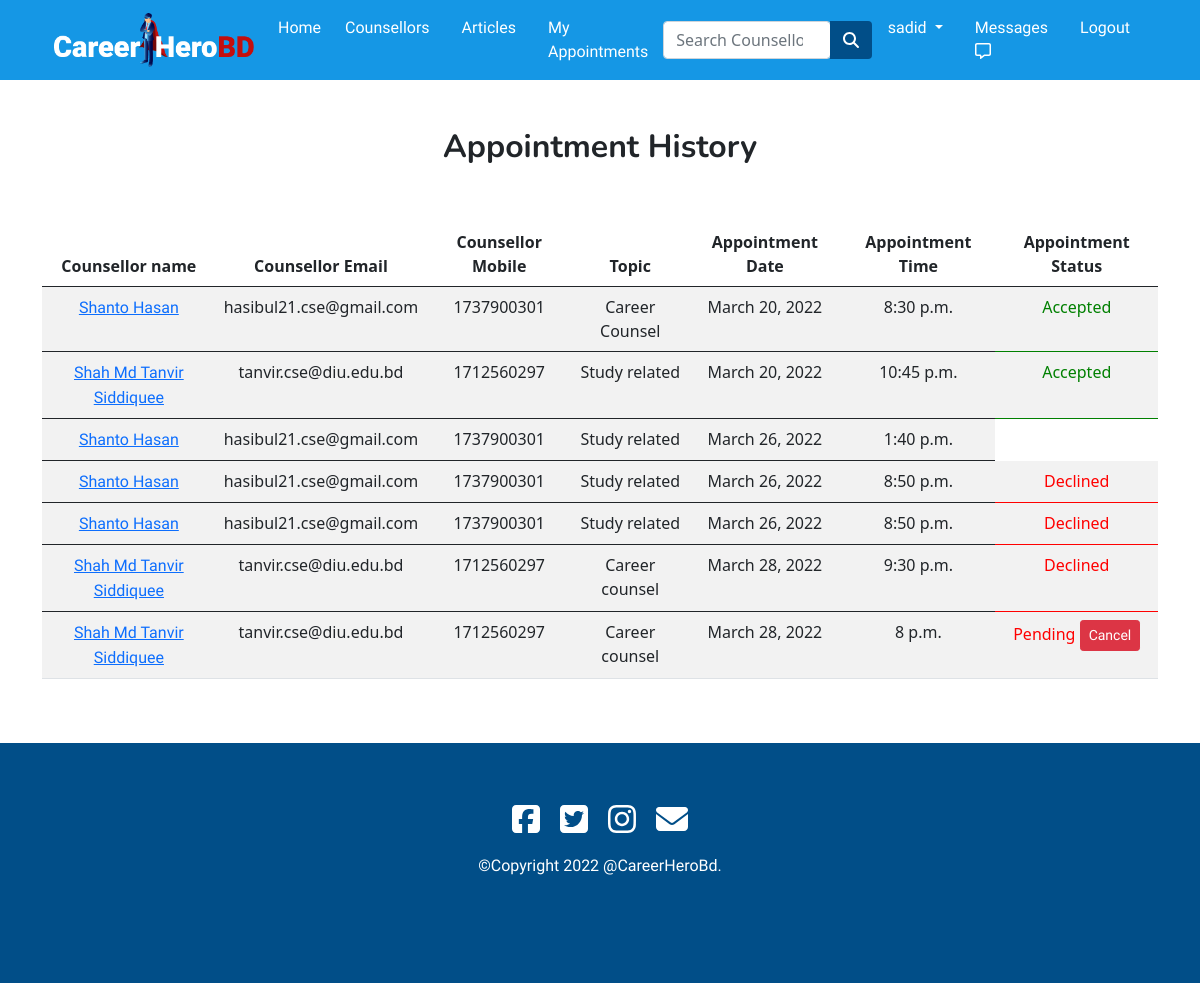
/appointment/ (signed in), run on an earlier commit of the app's database.
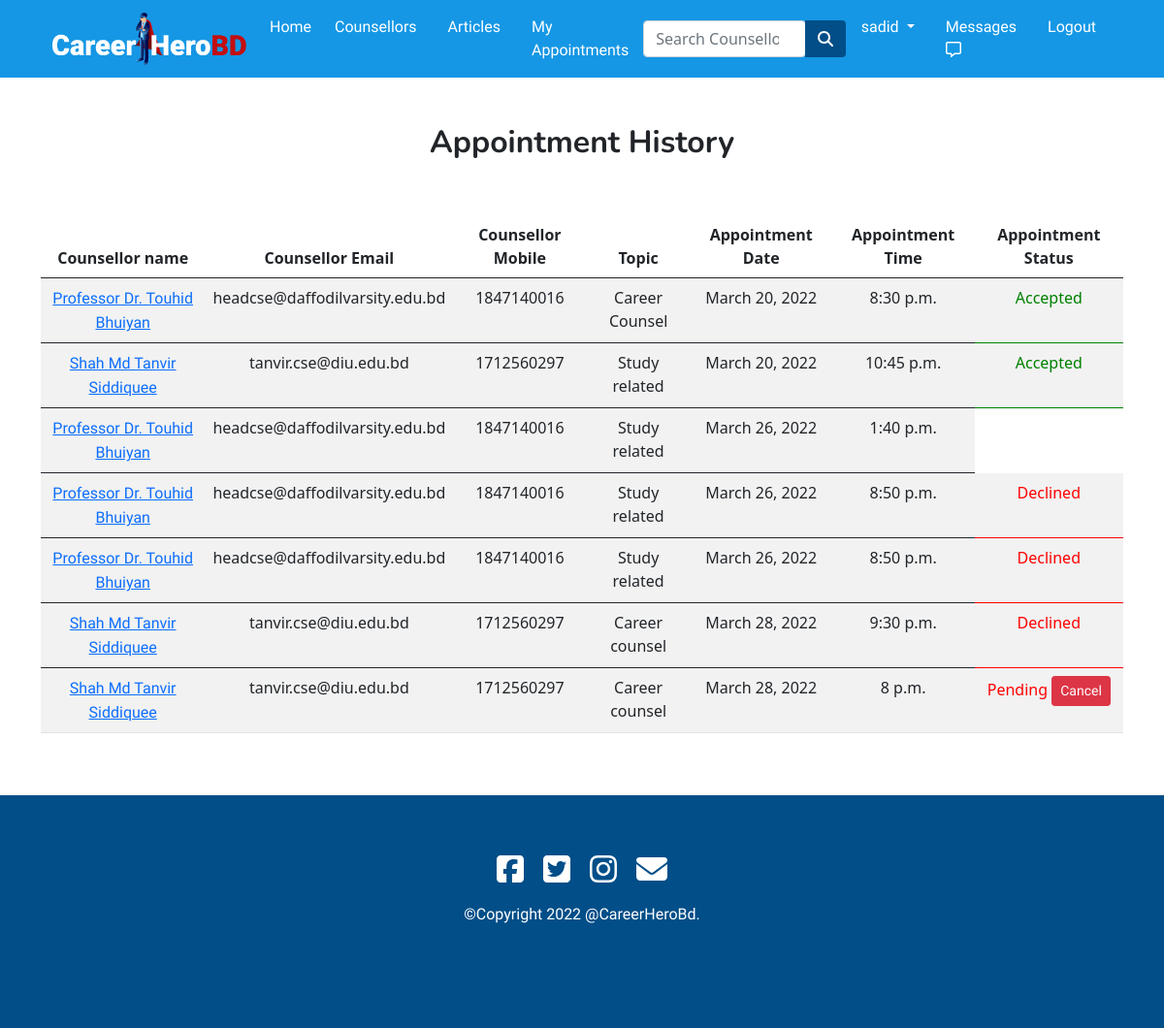
And on a later commit of the database.
### app/models.py (models this page shows, shortened)
class User(AbstractUser):
  is_counselor= models.BooleanField(default=False)
  is_student = models.BooleanField(default=False)

class Appoinment(models.Model):
  req_user=models.ForeignKey(Student,on_delete=models.CASCADE,blank=True,null=True)
  accept_user=models.ForeignKey(Counselor,on_delete=models.CASCADE,blank=True,null=True)
  topics = models.CharField(max_length=200,blank=True,null=True)
  appoinment_date=models.DateField()
  appoinment_time = models.TimeField()
  appoinment_status = models.CharField(max_length=20,default="Pending")

class Counselor(models.Model):
  user = models.ForeignKey(settings.AUTH_USER_MODEL,on_delete=models.CASCADE)
  name=models.CharField(max_length=30,blank=True,null=True)
  email = models.EmailField(max_length=40,blank=True,null=True)
  mobile = models.IntegerField(blank=True,null=True)
  image = models.ImageField(upload_to='images/',null=True,blank=True)
  designation = models.CharField(max_length=30,blank=True,null=True)
  institute = models.CharField(max_length=300,blank=True,null=True)
  category = models.CharField(max_length=50,choices=CATEGORIES,null=True,blank=True)
  address = models.CharField(max_length=100,blank=True,null=True)
  counselling_experience = models.IntegerField(blank=True,null=True)
  description = models.TextField(max_length=2000,blank=True,null=True)
  per_session_fee = models.IntegerField(blank=True,null=True)
  counselling_day=models.CharField(max_length=100,null=True,blank=True)
  counselling_time=models.CharField(max_length=100,null=True,blank=True)

### app/views.py (the view)
# urls.py: path('appointment/',views.appoinment,name="appointment"),
def appoinment(request):
  if request.user.is_student:
    stu_apn = Appoinment.objects.all()
    return render(request, 'app/appoinments.html',{'stu_apn':stu_apn})
  elif request.user.is_counselor:
    counselor_apn=Appoinment.objects.all()
    student=Student.objects.all()
    return render(request, 'app/counselor_appoinment.html',{'counselor_apn':counselor_apn,'student':student})

### app/templates/app/appoinments.html (shortened to what this page needs)
{% extends 'app/base.html' %}
{% load static %}
{% load crispy_forms_tags %}
{% block main-content %}
<div class="container my-5" style="padding-top: 80px;">
  <center>
    <h2>Appointment History</h2>
  </center>
  <br><br>
  <div class="row">
    <div class="col-md-12 table-responsive">
      <table class="table table-striped">
        <thead>
          <tr>
            <th scope="col" class="text-center">Counsellor name</th>
            <th scope="col" class="text-center">Counsellor Email</th>
            <th scope="col" class="text-center">Counsellor Mobile</th>
            <th scope="col" class="text-center">Topic</th>
            <th scope="col" class="text-center">Appointment Date</th>
            <th scope="col" class="text-center">Appointment Time</th>
            <th scope="col" class="text-center">Appointment Status</th>
          </tr>
        </thead>
        {% for apn in stu_apn %}
        {% if apn.req_user.user.pk == request.user.pk %}
        <tbody>
          <tr>
            <td class="text-center"><a href="{% url 'counselor_profile' apn.accept_user.id %}">{{apn.accept_user.name}}</a></td>
            <td class="text-center">{{apn.accept_user.email}}</td>
            <td class="text-center">{{apn.accept_user.mobile}}</td>
            <td class="text-center">{{apn.topics}}</td>
            <td class="text-center">{{apn.appoinment_date}}</td>
            <td class="text-center">{{apn.appoinment_time}}</td>
            {% if apn.appoinment_status == "Pending" %}
            <td class="text-center" style="color: red;">{{apn.appoinment_status}} <span><a href="{% url 'cancel' apn.id %}" role="button"
                  class="btn btn-sm btn-danger">Cancel</a></span></td>
            {% elif apn.appoinment_status == "Declined" %}
            <td style="color: red;" class="text-center">{{apn.appoinment_status}} </td>
            {% elif apn.appoinment_status == "Accepted" %}
            <td style="color: green;" class="text-center">{{apn.appoinment_status}} </td>
            {% endif %}
          </tr>
        </tbody>
        {% endif %}
        {% endfor %}
      </table>
    </div>
  </div>
</div>
{% endblock main-content %}

### app/templates/app/base.html (shortened to what this page needs)
<!DOCTYPE html>
{% load static %}
<html lang="en">
<head>
  <link rel="stylesheet" href="{% static 'app/css/style.css' %}">
  <link href="https://cdn.jsdelivr.net/npm/bootstrap@5.0.0-beta1/dist/css/bootstrap.min.css" rel="stylesheet"
>
  <link rel="stylesheet" href="https://stackpath.bootstrapcdn.com/font-awesome/4.7.0/css/font-awesome.min.css">
  <link rel="stylesheet" href="{% static 'app/css/owl.carousel.min.css' %}">
  <link rel="stylesheet" href="{% static 'app/css/all.min.css' %}">
  <link rel="stylesheet" href="https://cdnjs.cloudflare.com/ajax/libs/animate.css/3.7.2/animate.css">
</head>
<body>
  <div class="row">
    <div class="col-sm-12 col-md-12 col-lg-12">
      <nav id="nav" class="navbar navbar-expand-lg navbar-dark  fixed-top" style="background-color: #1597E5;">
        <div class="container">
          <a class="navbar-brand" href="/"><img src="{% static 'app/images/nav/logo.png' %}" alt=""
              style="width: 200px;"></a>
          <button class="navbar-toggler" type="button" data-bs-toggle="collapse"
            data-bs-target="#navbarSupportedContent" aria-controls="navbarSupportedContent" aria-expanded="false"
            aria-label="Toggle navigation">
            <div class="collapse navbar-collapse" id="navbarSupportedContent">
              <ul class="navbar-nav me-auto mb-2 mb-lg-0">
                <li class="nav-item">
                  <a class="nav-link" aria-current="page" href="/">Home</a>
                </li>
                <li class="nav-item mx-2">
                  <a href="{% url 'counselor' %}" class="nav-link">Counsellors</a>
                </li>
                <li class="nav-item mx-2">
                  <a href="{% url 'article_list' %}" class="nav-link">Articles</a>
                </li>
                {% if request.user.is_authenticated %}
                <li class="nav-item mx-2">
                  <a href="{% url 'appointment' %}" class="nav-link">My Appointments</a>
                </li>
                {% endif %}
              </ul>
              <form class="d-flex input-group w-auto" method="POST" action="{% url 'search_list' %}">
                <input type="search" class="form-control rounded" name="q" placeholder="Search Counsellor"
                  aria-label="Search" aria-describedby="search-addon" />
                <button type="submit" class="btn" style="background-color: #014e88;"><i class="fas fa-search"
                    style="color: white;"></i></button>
              </form>
              <div>
                <ul class="navbar-nav me-auto mb-2 mb-lg-0">
                  {% if request.user.is_authenticated %}
                  <li class="nav-item dropdown mx-2">
                    <a class="nav-link dropdown-toggle" href="#" id="profileDropdown" role="button"
                      data-bs-toggle="dropdown" aria-expanded="false">
                      {{request.user.username}}
                    </a>
                  </li>
                  <li class="nav-item mx-2">
                    <a href="{% url 'inbox' %}" class="nav-link">Messages <i class="far fa-comment-alt "></i></a>
                  </li>
                  <li class="nav-item mx-2">
                    <a href="{% url 'logout' %}" class="nav-link">Logout</a>
                  </li>
                  {% endif %}
                </ul>
              </div>
            </div>
        </div>
      </nav>
    </div>
  </div>
  {% block main-content %}
  {% endblock main-content %}
  <section id="footer" class="section-padding">
    <footer>
      <a target="_blank" href="https://www.facebook.com/"><i class="icon1 fab fa-facebook-square fa-2x"></i></a>
      <a class="mx-3" target="_blank" href="https://twitter.com/"><i class="icon1 fab fa-twitter-square fa-2x"></i></a>
      <a class="me-3" target="_blank" href="https://www.instagram.com/"><i class="icon1 fab fa-instagram fa-2x"></i></a>
      <a target="_blank" href="mailto:someone@example.com"><i class="icon1 fas fa-envelope fa-2x"></i></a>
      <p class="mt-3 text-center">©Copyright 2022 @CareerHeroBd.</p>
    </footer>
  </section>
</body>
</html>

### app/templates/app/base.html (style rules this page uses)
* { margin: 0; padding: 0; }
body { scroll-behavior: smooth; }
.section-padding { padding-top: 50px; padding-bottom: 50px; }
h1, h2 { font-family: 'Nunito', sans-serif; font-weight: bold; }
h4, h5, h6, p, a { font-family: 'Fira Sans', sans-serif; font-weight: 300; text-align: justify; }
.nav-link { color: white !important; transition: all .3s ease-in-out; }
#footer { text-align: center; background-color: #014e88; color: white; width: 100%; height: 30vh; padding: 60px 0px; }
#footer a { color: white; }
#footer .icon1 { color: white; transition: .6s ease; }

What changed in the data, as far as the page shows it:
changed through a linked row, Appoinment "Career Counsel": accept_user.name "Shanto Hasan" → "Professor Dr. Touhid Bhuiyan"; accept_user.email "hasibul21.cse@gmail.com" → "headcse@daffodilvarsity.edu.bd"; accept_user.mobile "1737900301" → "1847140016"
changed through a linked row, Appoinment (number 3 of 7 on the later page): accept_user.name "Shanto Hasan" → "Professor Dr. Touhid Bhuiyan"; accept_user.email "hasibul21.cse@gmail.com" → "headcse@daffodilvarsity.edu.bd"; accept_user.mobile "1737900301" → "1847140016"
changed through a linked row, Appoinment (number 4 of 7 on the later page): accept_user.name "Shanto Hasan" → "Professor Dr. Touhid Bhuiyan"; accept_user.email "hasibul21.cse@gmail.com" → "headcse@daffodilvarsity.edu.bd"; accept_user.mobile "1737900301" → "1847140016"
changed through a linked row, Appoinment (number 5 of 7 on the later page): accept_user.name "Shanto Hasan" → "Professor Dr. Touhid Bhuiyan"; accept_user.email "hasibul21.cse@gmail.com" → "headcse@daffodilvarsity.edu.bd"; accept_user.mobile "1737900301" → "1847140016"
